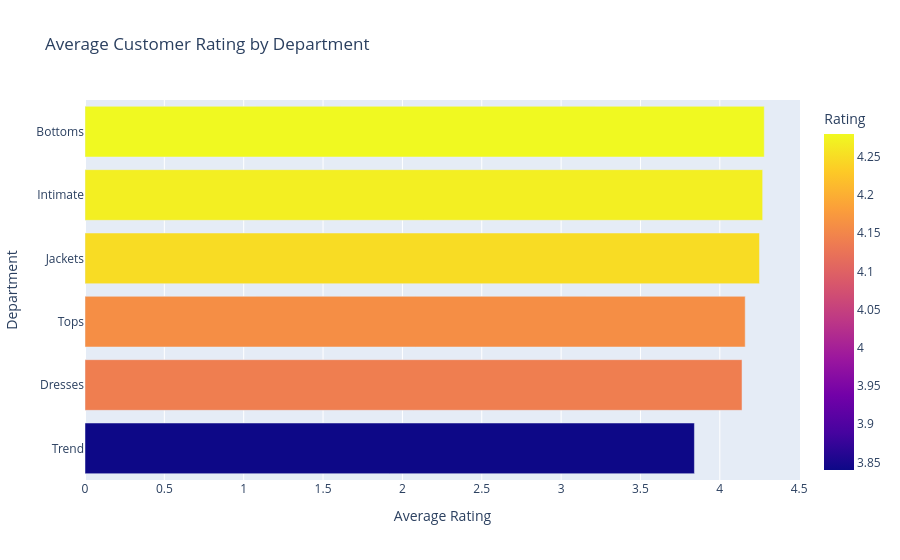

Notebook source saved alongside this figure:
### Code cell
## 4.2 Performance by Category: Average Rating by Department

# Compute average rating per department (rounded for readability)
avg_rating_by_dept = (
    df.groupby("Department.Name")["Rating"]
      .mean()
      .round(2)
      .sort_values(ascending=False)
      .reset_index()
)

# Horizontal bar chart
fig = px.bar(
    avg_rating_by_dept,
    x="Rating",
    y="Department.Name",
    orientation="h",
    title="Average Customer Rating by Department",
    color="Rating",
)

# Ensure departments appear in sorted order
fig.update_layout(
    yaxis=dict(categoryorder="total ascending"),
    xaxis_title="Average Rating",
    yaxis_title="Department",
    showlegend=False
)

fig.show()

### Figure 1 — Plotly figure (JSON) as saved in the notebook; plotly's stock layout.template omitted (floating-point values rounded to 4 significant figures)
{"data": [{"alignmentgroup": "True", "hovertemplate": "Rating=%{marker.color}<br>Department.Name=%{y}<extra></extra>", "legendgroup": "", "marker": {"color": [4.28, 4.27, 4.25, 4.16, 4.14, 3.84], "coloraxis": "coloraxis", "pattern": {"shape": ""}}, "name": "", "offsetgroup": "", "orientation": "h", "showlegend": false, "textposition": "auto", "type": "bar", "x": [4.28, 4.27, 4.25, 4.16, 4.14, 3.84], "xaxis": "x", "y": ["Bottoms", "Intimate", "Jackets", "Tops", "Dresses", "Trend"], "yaxis": "y"}], "layout": {"barmode": "relative", "coloraxis": {"colorbar": {"title": {"text": "Rating"}}, "colorscale": [[0, "#0d0887"], [0.1111, "#46039f"], [0.2222, "#7201a8"], [0.3333, "#9c179e"], [0.4444, "#bd3786"], [0.5556, "#d8576b"], [0.6667, "#ed7953"], [0.7778, "#fb9f3a"], [0.8889, "#fdca26"], [1, "#f0f921"]]}, "legend": {"tracegroupgap": 0}, "showlegend": false, "title": {"text": "Average Customer Rating by Department"}, "xaxis": {"anchor": "y", "domain": [0, 1], "title": {"text": "Average Rating"}}, "yaxis": {"anchor": "x", "categoryorder": "total ascending", "domain": [0, 1], "title": {"text": "Department"}}}}
